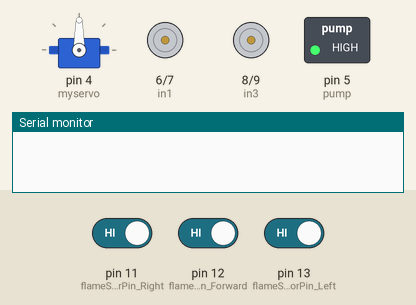
Bench run of a sketch on a simulated Arduino Uno, built with avr-gcc and run on an emulated ATmega328P. On the bench: servo, motor-driver pin pairs drawn as motors (green arrow = first pin HIGH = forward, orange = second pin HIGH = backward, longer = more drive), switched loads named in the sketch (green lamp = pin HIGH), the last lines printed to the serial monitor. The test bench sets the inputs (shaded band); at power-on: pin 11 (flameSensorPin_Right) HIGH, pin 12 (flameSensorPin_Forward) HIGH, pin 13 (flameSensorPin_Left) HIGH.

Above: at 1.6 s.
1.7 s: pin 11 (flameSensorPin_Right) driven LOW
At 2.9 s:
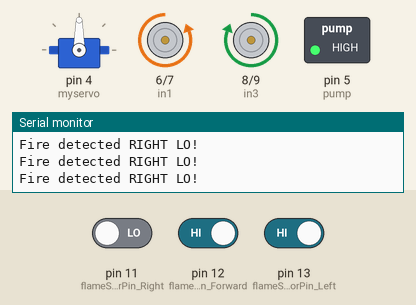
3.5 s: pin 12 (flameSensorPin_Forward) driven LOW
At 4.8 s:
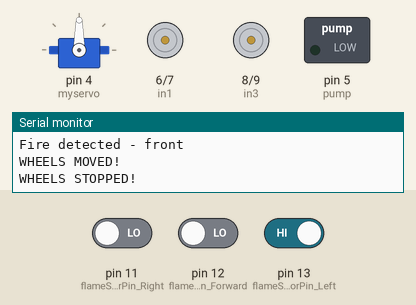
6.0 s: pin 13 (flameSensorPin_Left) driven LOW
At 8.7 s:
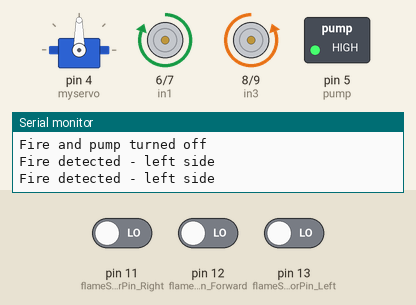
9.0 s: pin 13 (flameSensorPin_Left) driven HIGH
At 9.6 s:
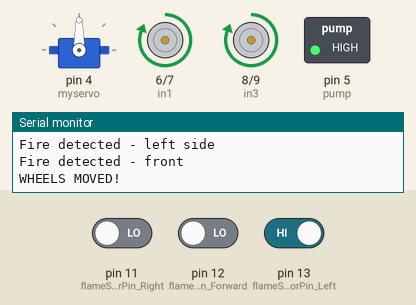
11.7 s: pin 12 (flameSensorPin_Forward) driven HIGH
At 14.2 s:
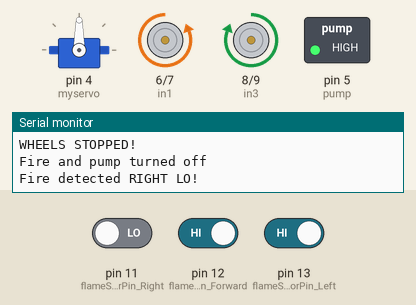
14.7 s: pin 11 (flameSensorPin_Right) driven HIGH and pin 12 (flameSensorPin_Forward) driven LOW
At 18.11 s:
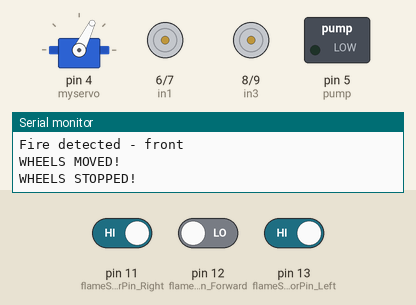
Timing chart, 0 to 18.7 s (numbered marks = the images above; inputs shaded):
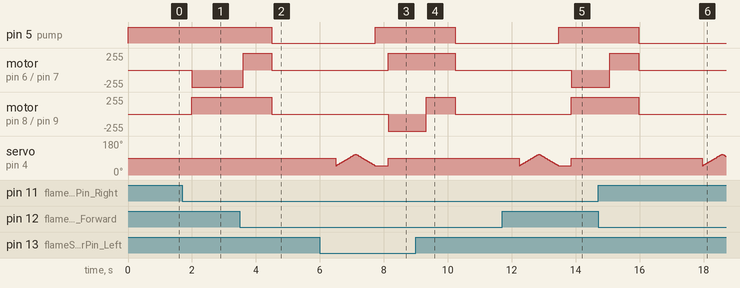

The sketch:

FIRE_FIGHTING_BOT_CODE.ino
```cpp
#include <Servo.h>            //include servo.h library
#include <SoftwareSerial.h>  //include SoftwareSerial.h library

Servo myservo;

int pos = 0;

// Pin Definitions
#define in1 6
#define in2 7
#define in3 8
#define in4 9

const int pump = 5;
const int flameSensorPin_Left = 13;   // Flame sensor connected to digital pin 13
const int flameSensorPin_Forward = 12;   // Flame sensor connected to digital pin 12
const int flameSensorPin_Right = 11;   // Flame sensor connected to digital pin 11

void setup()
{

  Serial.begin(9600);// Initialize serial communication

  // Set flame sensor pin as input
  pinMode(flameSensorPin_Left, INPUT);
  pinMode(flameSensorPin_Forward, INPUT);
  pinMode(flameSensorPin_Right, INPUT);
  pinMode(in1,OUTPUT);
  pinMode(in2,OUTPUT);
  pinMode(in3,OUTPUT);
  pinMode(in4,OUTPUT);


  pinMode(pump,OUTPUT);

  digitalWrite(pump, HIGH);

  myservo.attach(4);
  myservo.write(90);

}

void loop()
{

  myservo.write(90); //Sweep_Servo();


  // Read flame sensor value

  int flameSensorValue_Left = digitalRead(flameSensorPin_Left);
  int flameSensorValue_Forward = digitalRead(flameSensorPin_Forward);
  int flameSensorValue_Right = digitalRead(flameSensorPin_Right);

  // Check if flame is detected
  if (flameSensorValue_Left == LOW)
  {

    Serial.println("Fire detected - left side");

    digitalWrite(in1, HIGH);
    digitalWrite(in2, LOW);
    digitalWrite(in3, LOW);
    digitalWrite(in4, HIGH);

    // Perform actions when fire is detected
  }
  else if(flameSensorValue_Forward == LOW)
  {

    Serial.println("Fire detected - front");

    digitalWrite(in1, HIGH);
    digitalWrite(in2, LOW);
    digitalWrite(in3, HIGH);
    digitalWrite(in4, LOW);

    Serial.println("WHEELS MOVED!");

    delay(900);
    digitalWrite(in1, LOW);
    digitalWrite(in2, LOW);
    digitalWrite(in3, LOW);
    digitalWrite(in4, LOW);

    Serial.println("WHEELS STOPPED!");

    digitalWrite(pump, LOW);


    delay(2000);
    for (pos = 50; pos <= 110; pos += 1)
      {
          myservo.write(pos);
           delay(10);
      }
    for (pos = 110; pos >= 50; pos -= 1)
      {
            myservo.write(pos);
            delay(10);
      }
    digitalWrite(pump, HIGH);
    Serial.println("Fire and pump turned off ");
  }
  else if(flameSensorValue_Right == LOW)
  {

    Serial.println("Fire detected RIGHT LO!");


    digitalWrite(in1, LOW);
    digitalWrite(in2, HIGH);
    digitalWrite(in3, HIGH);
    digitalWrite(in4, LOW);

  }
  else if(digitalRead(flameSensorValue_Left) == HIGH && digitalRead(flameSensorValue_Right)== HIGH && digitalRead(flameSensorValue_Forward) == HIGH)
  {

    Serial.println("No fire");


    delay(500);
    digitalWrite(in1, LOW);
    digitalWrite(in2, LOW);
    digitalWrite(in3, LOW);
    digitalWrite(in4, LOW);
  }
  delay(400);

}
```

Measured:
- after the input at 1.7 s, motor on pin 6 (in1) / pin 7 (in2): stopped → backward 255/255 after 0.30 s; motor on pin 8 (in3) / pin 9 (in4): stopped → forward 255/255 after 0.30 s
- after the input at 3.5 s, pin 5 (pump): HIGH → LOW after 1.0 s; motor on pin 6 (in1) / pin 7 (in2): backward 255/255 → forward 255/255 after 0.10 s, → stopped 0.90 s later; motor on pin 8 (in3) / pin 9 (in4): forward 255/255 → stopped after 1.0 s
- after the input at 6.0 s, motor on pin 8 (in3) / pin 9 (in4): stopped → backward 255/255 after 2.1 s
- after the input at 9.0 s, pin 5 (pump): HIGH → LOW after 1.2 s; motor on pin 6 (in1) / pin 7 (in2): forward 255/255 → stopped after 1.2 s; motor on pin 8 (in3) / pin 9 (in4): backward 255/255 → forward 255/255 after 0.33 s, → stopped 0.90 s later
- after the input at 11.7 s, motor on pin 6 (in1) / pin 7 (in2): stopped → backward 255/255 after 2.2 s
- after the input at 14.7 s, pin 5 (pump): HIGH → LOW after 1.3 s; motor on pin 6 (in1) / pin 7 (in2): backward 255/255 → forward 255/255 after 0.36 s, → stopped 0.90 s later; motor on pin 8 (in3) / pin 9 (in4): forward 255/255 → stopped after 1.3 s
